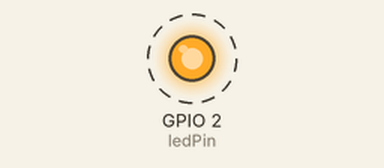
This sketch was run on a simulated ESP32. Shown: output pins drawn as LEDs (lit = HIGH). Dashed ring = blinking.

Above: at 0.2 s.
Timing chart, 0 to 3.0 s (numbered marks = the images above):
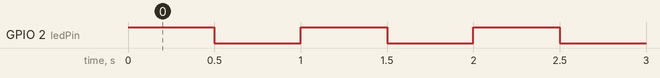

The sketch:

sketch.ino
```cpp
#include <Arduino.h>

// Define the built-in LED pin.  This is GPIO 2 on most ESP32 dev boards
const int ledPin = 2;

void setup() {
  // Initialize the LED pin as an output
  pinMode(ledPin, OUTPUT);
}

void loop() {
  // Turn the LED on
  digitalWrite(ledPin, HIGH);
  // Wait for 500 milliseconds
  delay(500);
  // Turn the LED off
  digitalWrite(ledPin, LOW);
  // Wait for 500 milliseconds
  delay(500);
}
```

Measured:
- by itself, GPIO 2 (ledPin): alternates HIGH for 0.50 s and LOW for 0.50 s
